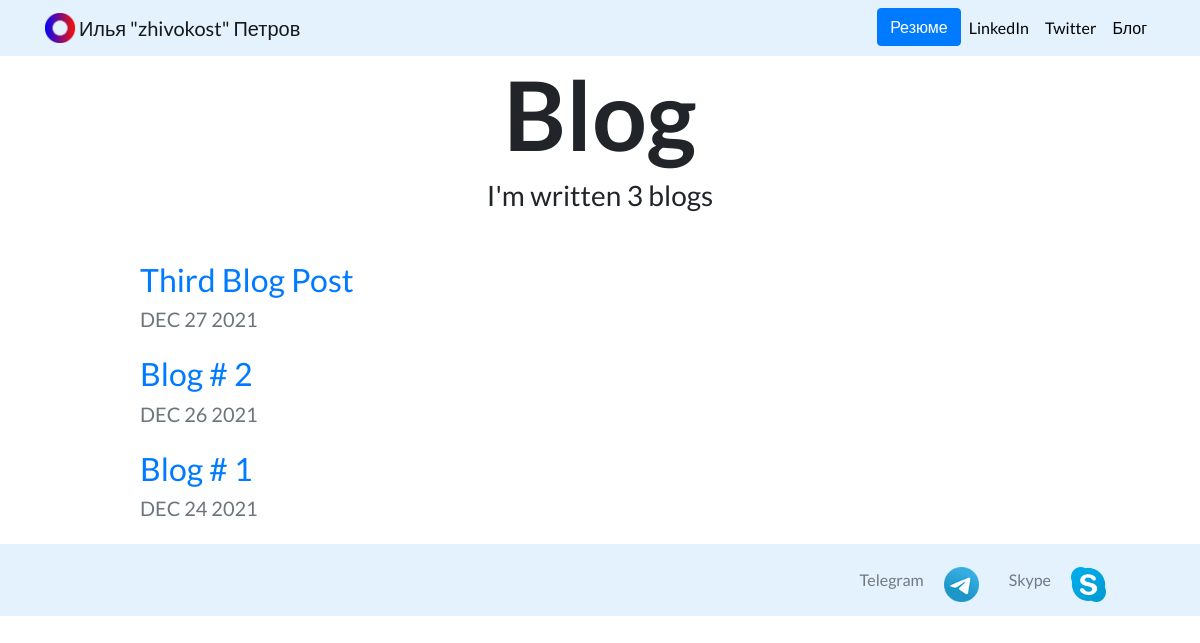
Screenshot of /blog/ with the database file from the repository.
### blog/models.py (models this page shows, shortened)
class Blog(models.Model):
    title = models.CharField(max_length=100)
    date = models.DateField(auto_now=True)
    text = models.TextField()

### blog/views.py (the view)
# urls.py: path('', views.all_blogs, name = 'all_blogs'),
def all_blogs(request):
    blog_count = Blog.objects.count
    blogs = Blog.objects.order_by('-date')[:3]
    return render(request, 'blog/all_blogs.html', {'blogs': blogs, 'blog_count': blog_count})

### blog/templates/blog/all_blogs.html (shortened to what this page needs)
{% extends 'base.html' %}
{% load static %}
{% block content %}
<h1 id="blogtitle" class="font-weight-bold text-center">Blog</h1>
<h3 class="text-center mb-5">I'm written {{blog_count}} blog{{blog_count|pluralize}}</h3>
{% for blog in blogs %}
<div class="row justify-content-center my-3">
  <div class="col-md-10">
    <a href="{% url 'blog:detail' blog.id %}">
      <h2>{{ blog.title }}</h2>
    </a>
    <h5 class="text-muted">{{ blog.date|date:'M d Y'|upper }}</h5>
  </div>
</div>
{% endfor %}
{% endblock %}

### portfolio/static/portfolio/custom.css (style rules this page uses)
body { font-family: 'Lato', sans-serif; }
#blogtitle { font-size: 6rem; }

### rows the page displays
Blog: title "Third Blog Post", date "DEC 27 2021"
Blog: title "Blog # 2", date "DEC 26 2021"
Blog: title "Blog # 1", date "DEC 24 2021"

### other values shown
{{ blog_count }} "3"
